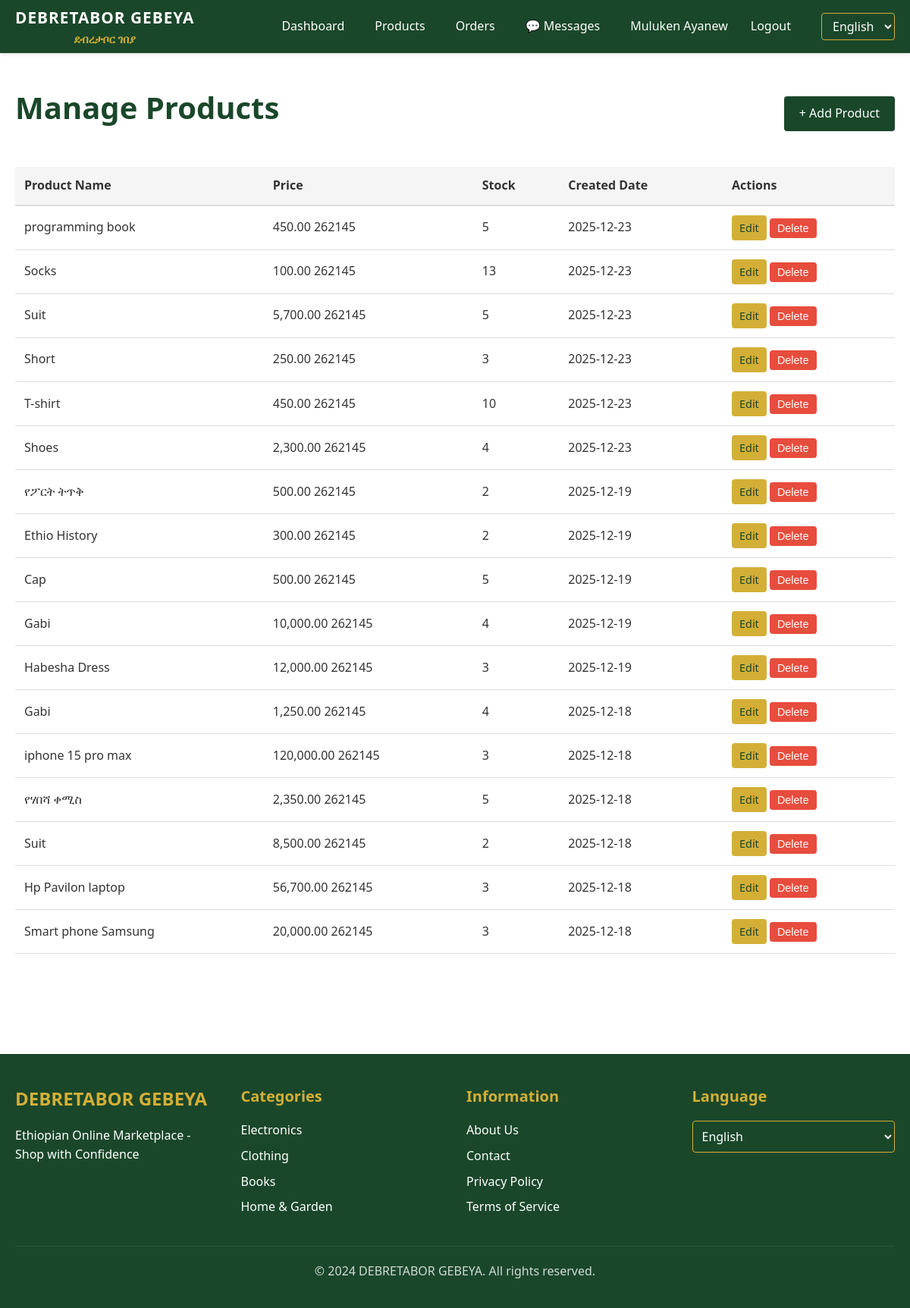
Screenshot of /seller/products.php (signed in) with the database file from the repository.
### tables this page shows
CREATE TABLE `products` (
  `id` int(11) NOT NULL,
  `seller_id` int(11) NOT NULL,
  `category_id` int(11) NOT NULL,
  `name` varchar(255) NOT NULL,
  `description` text DEFAULT NULL,
  `price` decimal(10,2) NOT NULL,
  `stock_quantity` int(11) DEFAULT 0,
  `image_url` varchar(255) DEFAULT NULL,
  `rating` decimal(3,2) DEFAULT 0.00,
  `review_count` int(11) DEFAULT 0,
  `is_active` tinyint(1) DEFAULT 1,
  `created_at` timestamp NOT NULL DEFAULT current_timestamp(),
  `updated_at` timestamp NOT NULL DEFAULT current_timestamp() ON UPDATE current_timestamp()
);

### php/localization.php (called while the page is built, shortened)
<?php
function get_language() {
    return 'en';
}
function translate($key, $lang = 'en') {
    $translations = get_translations($lang);
    return $translations[$key] ?? $key;
}
function get_translations($lang = 'en') {
    return $translations[$lang] ?? $translations['en'];
}
?>

### php/auth.php (called while the page is built, shortened)
<?php
require_once __DIR__ . '/db.php';
class Auth {
    public static function get_user_id() {
        return isset($_SESSION['user_id']) ? $_SESSION['user_id'] : null;
    }
}
?>

### php/products.php (called while the page is built, shortened)
<?php
require_once __DIR__ . '/db.php';
class Products {
    public static function get_seller_products($seller_id, $limit = null, $offset = 0) {
        $sql = "SELECT * FROM products WHERE seller_id = ? ORDER BY created_at DESC";
        return Database::fetch_all($sql, [$seller_id]);
    }
}

### php/db.php (called while the page is built, shortened)
<?php
class Database {
    private static $connection = null;
    public static function get_connection() {
        if (self::$connection === null) {
            try {
                $dsn = 'mysql:host=' . DB_HOST . ';dbname=' . DB_NAME . ';charset=utf8mb4';
                self::$connection = new PDO(
                    $dsn,
                    DB_USER,
                    DB_PASS,
                    [
                        PDO::ATTR_ERRMODE => PDO::ERRMODE_EXCEPTION,
                        PDO::ATTR_DEFAULT_FETCH_MODE => PDO::FETCH_ASSOC,
                        PDO::ATTR_EMULATE_PREPARES => false,
                    ]
                );
            } catch (PDOException $e) {
                error_log('Database connection failed: ' . $e->getMessage());
                throw new Exception('Database connection failed. Please try again later.');
            }
        }
        return self::$connection;
    }
    public static function execute_query($sql, $params = []) {
        try {
            $connection = self::get_connection();
            $stmt = $connection->prepare($sql);
            $stmt->execute($params);
            return $stmt;
        } catch (PDOException $e) {
            error_log('Query execution failed: ' . $e->getMessage());
            throw new Exception('Database query failed. Please try again later.');
        }
    }
    public static function fetch_all($sql, $params = []) {
        try {
            $stmt = self::execute_query($sql, $params);
            return $stmt->fetchAll();
        } catch (Exception $e) {
            error_log('Fetch all failed: ' . $e->getMessage());
            return [];
        }
    }
}
?>

### seller/products.php (the view, shortened to what this page needs)
<?php
require_once __DIR__ . '/../php/auth.php';
require_once __DIR__ . '/../php/products.php';
require_once __DIR__ . '/../php/localization.php';
$current_language = get_language();
$seller_id = Auth::get_user_id();
$products = Products::get_seller_products($seller_id);
?>
<!DOCTYPE html>
<html lang="<?php echo $current_language; ?>">
<head>
    <link rel="stylesheet" href="../css/style.css">
    <link rel="stylesheet" href="../css/navigation.css">
</head>
<body>
    <?php include __DIR__ . '/../includes/navigation.php'; ?>
    <div class="container" style="padding: 40px 20px;">
        <div style="display: flex; justify-content: space-between; align-items: center; margin-bottom: 30px;">
            <h1><?php echo translate('manage_products', $current_language); ?></h1>
            <a href="product-form.php" class="btn btn-primary">
                + <?php echo translate('add_product', $current_language); ?>
            </a>
        </div>
        <?php if (empty($products)): ?>
            <div class="alert alert-info">
                <?php echo translate('no_products_yet', $current_language); ?>
                <a href="product-form.php" style="margin-left: 10px;"><?php echo translate('add_your_first_product', $current_language); ?></a>
            </div>
        <?php else: ?>
            <table>
                <thead>
                    <tr>
                        <th><?php echo translate('product_name', $current_language); ?></th>
                        <th><?php echo translate('price', $current_language); ?></th>
                        <th><?php echo translate('stock', $current_language); ?></th>
                        <th><?php echo translate('created_date', $current_language); ?></th>
                        <th><?php echo translate('actions', $current_language); ?></th>
                    </tr>
                </thead>
                <tbody>
                    <?php foreach ($products as $product): ?>
                        <tr>
                            <td><?php echo htmlspecialchars($product['name']); ?></td>
                            <td><?php echo number_format($product['price'], 2); ?> <?php echo CURRENCY_SYMBOL; ?></td>
                            <td><?php echo $product['stock_quantity']; ?></td>
                            <td><?php echo date('Y-m-d', strtotime($product['created_at'])); ?></td>
                            <td>
                                <a href="product-form.php?id=<?php echo $product['id']; ?>" class="btn btn-secondary btn-sm">
                                    <?php echo translate('edit', $current_language); ?>
                                </a>
                                <button class="btn btn-danger btn-sm" onclick="deleteProduct(<?php echo $product['id']; ?>)">
                                    <?php echo translate('delete', $current_language); ?>
                                </button>
                            </td>
                        </tr>
                    <?php endforeach; ?>
                </tbody>
            </table>
        <?php endif; ?>
    </div>
    <?php include __DIR__ . '/../includes/footer.php'; ?>
</body>
</html>

### css/style.css (style rules this page uses)
* { margin: 0; padding: 0; box-sizing: border-box; }
:root { --primary-color: #1a472a; --secondary-color: #d4af37; --accent-color: #e74c3c; --text-color: #333; --light-bg: #f5f5f5; --border-color: #ddd; --success-color: #27ae60; --error-color: #e74c3c; --warning-color: #f39c12; --info-color: #3498db; }
html { font-size: 16px; }
body { font-family: 'Segoe UI', Tahoma, Geneva, Verdana, sans-serif; color: var(--text-color); background-color: #fff; line-height: 1.6; }
h1, h2, h3, h4, h5, h6 { margin-bottom: 1rem; color: var(--primary-color); }
h1 { font-size: 2.5rem; }
a { color: var(--primary-color); text-decoration: none; transition: color 0.3s ease; }
.container { max-width: 1200px; margin: 0 auto; padding: 0 20px; }
.btn { display: inline-block; padding: 10px 20px; border: none; border-radius: 4px; cursor: pointer; font-size: 1rem; transition: all 0.3s ease; text-align: center; text-decoration: none; }
.btn-primary { background-color: var(--primary-color); color: white; }
.btn-secondary { background-color: var(--secondary-color); color: var(--primary-color); }
.btn-danger { background-color: var(--error-color); color: white; }
.btn-sm { padding: 5px 10px; font-size: 0.9rem; }
table { width: 100%; border-collapse: collapse; margin-bottom: 2rem; }
thead { background-color: var(--light-bg); }
th { padding: 12px; text-align: left; font-weight: 600; border-bottom: 2px solid var(--border-color); }
td { padding: 12px; border-bottom: 1px solid var(--border-color); }

### rows the page displays
products: name "programming book", price "450.00", stock_quantity "5", created_at "2025-12-23"
products: name "Socks", price "100.00", stock_quantity "13", created_at "2025-12-23"
products: name "Suit", price "5,700.00", stock_quantity "5", created_at "2025-12-23"
products: name "Short", price "250.00", stock_quantity "3", created_at "2025-12-23"
products: name "T-shirt", price "450.00", stock_quantity "10", created_at "2025-12-23"
products: name "Shoes", price "2,300.00", stock_quantity "4", created_at "2025-12-23"
products: name "የፖርት ትጥቅ", price "500.00", stock_quantity "2", created_at "2025-12-19"
products: name "Ethio History", price "300.00", stock_quantity "2", created_at "2025-12-19"
products: name "Cap", price "500.00", stock_quantity "5", created_at "2025-12-19"
products: name "Gabi", price "10,000.00", stock_quantity "4", created_at "2025-12-19"
products: name "Habesha Dress", price "12,000.00", stock_quantity "3", created_at "2025-12-19"
products: name "Gabi", price "1,250.00", stock_quantity "4", created_at "2025-12-18"
products: name "iphone 15 pro max", price "120,000.00", stock_quantity "3", created_at "2025-12-18"
products: name "የሃበሻ ቀሚስ", price "2,350.00", stock_quantity "5", created_at "2025-12-18"
products: name "Suit", price "8,500.00", stock_quantity "2", created_at "2025-12-18"
products: name "Hp Pavilon laptop", price "56,700.00", stock_quantity "3", created_at "2025-12-18"
products: name "Smart phone Samsung", price "20,000.00", stock_quantity "3", created_at "2025-12-18"

### other values shown
translate('dashboard', $current_language) "Dashboard"
translate('products', $current_language) "Products"
translate('orders', $current_language) "Orders"
translate('messages', $current_language) "Messages"
$user_name "Muluken Ayanew"
translate('logout', $current_language) "Logout"
translate('manage_products', $current_language) "Manage Products"
translate('add_product', $current_language) "Add Product"
translate('product_name', $current_language) "Product Name"
translate('price', $current_language) "Price"
translate('stock', $current_language) "Stock"
translate('created_date', $current_language) "Created Date"
translate('actions', $current_language) "Actions"
translate('site_name', $current_language) "DEBRETABOR GEBEYA"
translate('hero_subtitle', $current_language) "Ethiopian Online Marketplace - Shop with Confidence"
